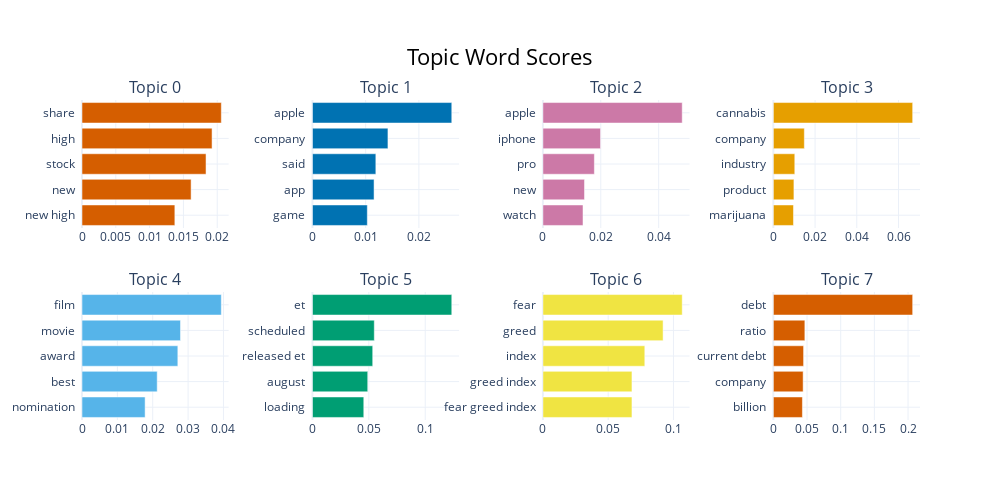

Notebook cell for this chart:
### Code cell
bert_topic_model.visualize_barchart()

### Figure 1 — Plotly figure (JSON) as saved in the notebook; plotly's stock layout.template omitted (floating-point values rounded to 4 significant figures)
{"data": [{"marker": {"color": "#D55E00"}, "orientation": "h", "type": "bar", "x": [0.01373, 0.01614, 0.01835, 0.01924, 0.02061], "xaxis": "x", "y": ["new high  ", "new  ", "stock  ", "high  ", "share  "], "yaxis": "y"}, {"marker": {"color": "#0072B2"}, "orientation": "h", "type": "bar", "x": [0.01031, 0.01158, 0.01191, 0.01418, 0.02618], "xaxis": "x2", "y": ["game  ", "app  ", "said  ", "company  ", "apple  "], "yaxis": "y2"}, {"marker": {"color": "#CC79A7"}, "orientation": "h", "type": "bar", "x": [0.01386, 0.01437, 0.01778, 0.01992, 0.04814], "xaxis": "x3", "y": ["watch  ", "new  ", "pro  ", "iphone  ", "apple  "], "yaxis": "y3"}, {"marker": {"color": "#E69F00"}, "orientation": "h", "type": "bar", "x": [0.009646, 0.009861, 0.01028, 0.01485, 0.06679], "xaxis": "x4", "y": ["marijuana  ", "product  ", "industry  ", "company  ", "cannabis  "], "yaxis": "y4"}, {"marker": {"color": "#56B4E9"}, "orientation": "h", "type": "bar", "x": [0.01785, 0.02127, 0.02711, 0.02785, 0.0394], "xaxis": "x5", "y": ["nomination  ", "best  ", "award  ", "movie  ", "film  "], "yaxis": "y5"}, {"marker": {"color": "#009E73"}, "orientation": "h", "type": "bar", "x": [0.04551, 0.04902, 0.05343, 0.05484, 0.1235], "xaxis": "x6", "y": ["loading  ", "august  ", "released et  ", "scheduled  ", "et  "], "yaxis": "y6"}, {"marker": {"color": "#F0E442"}, "orientation": "h", "type": "bar", "x": [0.06821, 0.06821, 0.07805, 0.09206, 0.1067], "xaxis": "x7", "y": ["fear greed index  ", "greed index  ", "index  ", "greed  ", "fear  "], "yaxis": "y7"}, {"marker": {"color": "#D55E00"}, "orientation": "h", "type": "bar", "x": [0.04315, 0.04422, 0.04488, 0.04679, 0.2069], "xaxis": "x8", "y": ["billion  ", "company  ", "current debt  ", "ratio  ", "debt  "], "yaxis": "y8"}], "layout": {"annotations": [{"font": {"size": 16}, "showarrow": false, "text": "Topic 0", "x": 0.0875, "xanchor": "center", "xref": "paper", "y": 1, "yanchor": "bottom", "yref": "paper"}, {"font": {"size": 16}, "showarrow": false, "text": "Topic 1", "x": 0.3625, "xanchor": "center", "xref": "paper", "y": 1, "yanchor": "bottom", "yref": "paper"}, {"font": {"size": 16}, "showarrow": false, "text": "Topic 2", "x": 0.6375, "xanchor": "center", "xref": "paper", "y": 1, "yanchor": "bottom", "yref": "paper"}, {"font": {"size": 16}, "showarrow": false, "text": "Topic 3", "x": 0.9125, "xanchor": "center", "xref": "paper", "y": 1, "yanchor": "bottom", "yref": "paper"}, {"font": {"size": 16}, "showarrow": false, "text": "Topic 4", "x": 0.0875, "xanchor": "center", "xref": "paper", "y": 0.4, "yanchor": "bottom", "yref": "paper"}, {"font": {"size": 16}, "showarrow": false, "text": "Topic 5", "x": 0.3625, "xanchor": "center", "xref": "paper", "y": 0.4, "yanchor": "bottom", "yref": "paper"}, {"font": {"size": 16}, "showarrow": false, "text": "Topic 6", "x": 0.6375, "xanchor": "center", "xref": "paper", "y": 0.4, "yanchor": "bottom", "yref": "paper"}, {"font": {"size": 16}, "showarrow": false, "text": "Topic 7", "x": 0.9125, "xanchor": "center", "xref": "paper", "y": 0.4, "yanchor": "bottom", "yref": "paper"}], "height": 500, "hoverlabel": {"bgcolor": "white", "font": {"family": "Rockwell", "size": 16}}, "showlegend": false, "title": {"font": {"color": "Black", "size": 22}, "text": "Topic Word Scores", "x": 0.5, "xanchor": "center", "yanchor": "top"}, "width": 1000, "xaxis": {"anchor": "y", "domain": [0, 0.175], "showgrid": true}, "xaxis2": {"anchor": "y2", "domain": [0.275, 0.45], "showgrid": true}, "xaxis3": {"anchor": "y3", "domain": [0.55, 0.725], "showgrid": true}, "xaxis4": {"anchor": "y4", "domain": [0.825, 1], "showgrid": true}, "xaxis5": {"anchor": "y5", "domain": [0, 0.175], "showgrid": true}, "xaxis6": {"anchor": "y6", "domain": [0.275, 0.45], "showgrid": true}, "xaxis7": {"anchor": "y7", "domain": [0.55, 0.725], "showgrid": true}, "xaxis8": {"anchor": "y8", "domain": [0.825, 1], "showgrid": true}, "yaxis": {"anchor": "x", "domain": [0.6, 1], "showgrid": true}, "yaxis2": {"anchor": "x2", "domain": [0.6, 1], "showgrid": true}, "yaxis3": {"anchor": "x3", "domain": [0.6, 1], "showgrid": true}, "yaxis4": {"anchor": "x4", "domain": [0.6, 1], "showgrid": true}, "yaxis5": {"anchor": "x5", "domain": [0, 0.4], "showgrid": true}, "yaxis6": {"anchor": "x6", "domain": [0, 0.4], "showgrid": true}, "yaxis7": {"anchor": "x7", "domain": [0, 0.4], "showgrid": true}, "yaxis8": {"anchor": "x8", "domain": [0, 0.4], "showgrid": true}}}
